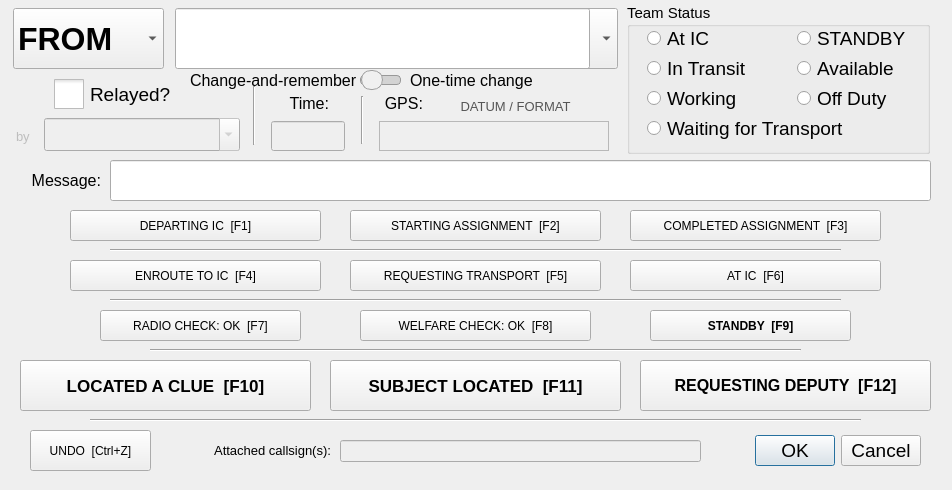
 <widget class="QWidget" name="newEntryWidget">
  <property name="enabled">
   <bool>true</bool>
  </property>
  <property name="geometry">
   <rect>
    <x>0</x>
    <y>0</y>
    <width>952</width>
    <height>490</height>
   </rect>
  </property>
  <property name="contextMenuPolicy">
   <enum>Qt::CustomContextMenu</enum>
  </property>
  <property name="windowTitle">
   <string>Form</string>
  </property>
  <property name="styleSheet">
   <string notr="true"/>
  </property>
  <widget class="QPushButton" name="quickTextButton3">
   <property name="geometry">
    <rect>
     <x>630</x>
     <y>210</y>
     <width>251</width>
     <height>31</height>
    </rect>
   </property>
   <property name="font">
    <font>
     <family>Segoe UI</family>
     <pointsize>9</pointsize>
    </font>
   </property>
   <property name="focusPolicy">
    <enum>Qt::NoFocus</enum>
   </property>
   <property name="text">
    <string>COMPLETED ASSIGNMENT  [F3]</string>
   </property>
   <property name="shortcut">
    <string>F3</string>
   </property>
  </widget>
  <widget class="QPushButton" name="quickTextButton6">
   <property name="geometry">
    <rect>
     <x>360</x>
     <y>310</y>
     <width>231</width>
     <height>31</height>
    </rect>
   </property>
   <property name="font">
    <font>
     <family>Segoe UI</family>
     <pointsize>9</pointsize>
    </font>
   </property>
   <property name="focusPolicy">
    <enum>Qt::NoFocus</enum>
   </property>
   <property name="text">
    <string>WELFARE CHECK: OK  [F8]</string>
   </property>
   <property name="shortcut">
    <string>F8</string>
   </property>
   <property name="checkable">
    <bool>false</bool>
   </property>
   <property name="flat">
    <bool>false</bool>
   </property>
  </widget>
  <widget class="Line" name="line_3">
   <property name="geometry">
    <rect>
     <x>110</x>
     <y>290</y>
     <width>731</width>
     <height>20</height>
    </rect>
   </property>
   <property name="orientation">
    <enum>Qt::Horizontal</enum>
   </property>
  </widget>
  <widget class="QLabel" name="label">
   <property name="geometry">
    <rect>
     <x>0</x>
     <y>140</y>
     <width>101</width>
     <height>81</height>
    </rect>
   </property>
   <property name="font">
    <font>
     <family>Segoe UI</family>
     <pointsize>12</pointsize>
    </font>
   </property>
   <property name="text">
    <string>Message:</string>
   </property>
   <property name="alignment">
    <set>Qt::AlignRight|Qt::AlignTrailing|Qt::AlignVCenter</set>
   </property>
   <property name="wordWrap">
    <bool>true</bool>
   </property>
  </widget>
  <widget class="QPushButton" name="quickTextButton9">
   <property name="geometry">
    <rect>
     <x>20</x>
     <y>360</y>
     <width>291</width>
     <height>51</height>
    </rect>
   </property>
   <property name="font">
    <font>
     <family>Segoe UI</family>
     <pointsize>13</pointsize>
     <weight>75</weight>
     <bold>true</bold>
    </font>
   </property>
   <property name="focusPolicy">
    <enum>Qt::NoFocus</enum>
   </property>
   <property name="text">
    <string>LOCATED A CLUE  [F10]</string>
   </property>
   <property name="shortcut">
    <string>F10</string>
   </property>
  </widget>
  <widget class="QGroupBox" name="statusGroupBox">
   <property name="enabled">
    <bool>true</bool>
   </property>
   <property name="geometry">
    <rect>
     <x>627</x>
     <y>3</y>
     <width>303</width>
     <height>151</height>
    </rect>
   </property>
   <property name="font">
    <font>
     <pointsize>11</pointsize>
    </font>
   </property>
   <property name="title">
    <string>Team Status</string>
   </property>
   <property name="checkable">
    <bool>false</bool>
   </property>
   <widget class="QRadioButton" name="at_icField">
    <property name="enabled">
     <bool>true</bool>
    </property>
    <property name="geometry">
     <rect>
      <x>20</x>
      <y>20</y>
      <width>131</width>
      <height>31</height>
     </rect>
    </property>
    <property name="font">
     <font>
      <family>Segoe UI</family>
      <pointsize>14</pointsize>
     </font>
    </property>
    <property name="focusPolicy">
     <enum>Qt::NoFocus</enum>
    </property>
    <property name="text">
     <string>At IC</string>
    </property>
    <attribute name="buttonGroup">
     <string notr="true">statusButtonGroup</string>
    </attribute>
   </widget>
   <widget class="QRadioButton" name="in_transitField">
    <property name="enabled">
     <bool>true</bool>
    </property>
    <property name="geometry">
     <rect>
      <x>20</x>
      <y>50</y>
      <width>131</width>
      <height>31</height>
     </rect>
    </property>
    <property name="font">
     <font>
      <family>Segoe UI</family>
      <pointsize>14</pointsize>
     </font>
    </property>
    <property name="focusPolicy">
     <enum>Qt::NoFocus</enum>
    </property>
    <property name="text">
     <string>In Transit</string>
    </property>
    <attribute name="buttonGroup">
     <string notr="true">statusButtonGroup</string>
    </attribute>
   </widget>
   <widget class="QRadioButton" name="workingField">
    <property name="enabled">
     <bool>true</bool>
    </property>
    <property name="geometry">
     <rect>
      <x>20</x>
      <y>80</y>
      <width>131</width>
      <height>31</height>
     </rect>
    </property>
    <property name="font">
     <font>
      <family>Segoe UI</family>
      <pointsize>14</pointsize>
     </font>
    </property>
    <property name="focusPolicy">
     <enum>Qt::NoFocus</enum>
    </property>
    <property name="text">
     <string>Working</string>
    </property>
    <attribute name="buttonGroup">
     <string notr="true">statusButtonGroup</string>
    </attribute>
   </widget>
   <widget class="QRadioButton" name="waitingForTransportField">
    <property name="enabled">
     <bool>true</bool>
    </property>
    <property name="geometry">
     <rect>
      <x>20</x>
      <y>110</y>
      <width>251</width>
      <height>31</height>
     </rect>
    </property>
    <property name="font">
     <font>
      <family>Segoe UI</family>
      <pointsize>14</pointsize>
     </font>
    </property>
    <property name="focusPolicy">
     <enum>Qt::NoFocus</enum>
    </property>
    <property name="text">
     <string>Waiting for Transport</string>
    </property>
    <property name="iconSize">
     <size>
      <width>20</width>
      <height>20</height>
     </size>
    </property>
    <attribute name="buttonGroup">
     <string notr="true">statusButtonGroup</string>
    </attribute>
   </widget>
   <widget class="QRadioButton" name="standbyField">
    <property name="geometry">
     <rect>
      <x>170</x>
      <y>20</y>
      <width>141</width>
      <height>31</height>
     </rect>
    </property>
    <property name="sizePolicy">
     <sizepolicy hsizetype="Minimum" vsizetype="Fixed">
      <horstretch>0</horstretch>
      <verstretch>0</verstretch>
     </sizepolicy>
    </property>
    <property name="font">
     <font>
      <family>Segoe UI</family>
      <pointsize>14</pointsize>
      <weight>50</weight>
      <bold>false</bold>
     </font>
    </property>
    <property name="text">
     <string>STANDBY</string>
    </property>
    <attribute name="buttonGroup">
     <string notr="true">statusButtonGroup</string>
    </attribute>
   </widget>
   <widget class="QRadioButton" name="availableField">
    <property name="geometry">
     <rect>
      <x>170</x>
      <y>48</y>
      <width>121</width>
      <height>35</height>
     </rect>
    </property>
    <property name="sizePolicy">
     <sizepolicy hsizetype="Minimum" vsizetype="Fixed">
      <horstretch>0</horstretch>
      <verstretch>0</verstretch>
     </sizepolicy>
    </property>
    <property name="font">
     <font>
      <family>Segoe UI</family>
      <pointsize>14</pointsize>
      <weight>50</weight>
      <bold>false</bold>
     </font>
    </property>
    <property name="text">
     <string>Available</string>
    </property>
    <attribute name="buttonGroup">
     <string notr="true">statusButtonGroup</string>
    </attribute>
   </widget>
   <widget class="QRadioButton" name="availableField_2">
    <property name="geometry">
     <rect>
      <x>170</x>
      <y>80</y>
      <width>150</width>
      <height>31</height>
     </rect>
    </property>
    <property name="sizePolicy">
     <sizepolicy hsizetype="Minimum" vsizetype="Fixed">
      <horstretch>0</horstretch>
      <verstretch>0</verstretch>
     </sizepolicy>
    </property>
    <property name="font">
     <font>
      <family>Segoe UI</family>
      <pointsize>14</pointsize>
      <weight>50</weight>
      <bold>false</bold>
     </font>
    </property>
    <property name="text">
     <string>Off Duty</string>
    </property>
    <attribute name="buttonGroup">
     <string notr="true">statusButtonGroup</string>
    </attribute>
   </widget>
  </widget>
  <widget class="QLabel" name="label_5">
   <property name="enabled">
    <bool>true</bool>
   </property>
   <property name="geometry">
    <rect>
     <x>361</x>
     <y>76</y>
     <width>62</width>
     <height>55</height>
    </rect>
   </property>
   <property name="font">
    <font>
     <family>Segoe UI</family>
     <pointsize>12</pointsize>
    </font>
   </property>
   <property name="text">
    <string>GPS:</string>
   </property>
   <property name="alignment">
    <set>Qt::AlignRight|Qt::AlignTrailing|Qt::AlignVCenter</set>
   </property>
   <property name="wordWrap">
    <bool>true</bool>
   </property>
  </widget>
  <widget class="QComboBox" name="to_fromField">
   <property name="geometry">
    <rect>
     <x>13</x>
     <y>8</y>
     <width>151</width>
     <height>61</height>
    </rect>
   </property>
   <property name="font">
    <font>
     <family>Segoe UI</family>
     <pointsize>24</pointsize>
     <weight>75</weight>
     <bold>true</bold>
    </font>
   </property>
   <item>
    <property name="text">
     <string>FROM</string>
    </property>
   </item>
   <item>
    <property name="text">
     <string>TO</string>
    </property>
   </item>
  </widget>
  <widget class="QPushButton" name="quickTextButton2">
   <property name="geometry">
    <rect>
     <x>350</x>
     <y>210</y>
     <width>251</width>
     <height>31</height>
    </rect>
   </property>
   <property name="font">
    <font>
     <family>Segoe UI</family>
     <pointsize>9</pointsize>
    </font>
   </property>
   <property name="focusPolicy">
    <enum>Qt::NoFocus</enum>
   </property>
   <property name="text">
    <string>STARTING ASSIGNMENT  [F2]</string>
   </property>
   <property name="shortcut">
    <string>F2</string>
   </property>
  </widget>
  <widget class="QPushButton" name="quickTextButton1">
   <property name="geometry">
    <rect>
     <x>70</x>
     <y>210</y>
     <width>251</width>
     <height>31</height>
    </rect>
   </property>
   <property name="font">
    <font>
     <family>Segoe UI</family>
     <pointsize>9</pointsize>
    </font>
   </property>
   <property name="focusPolicy">
    <enum>Qt::NoFocus</enum>
   </property>
   <property name="text">
    <string>DEPARTING IC  [F1]</string>
   </property>
   <property name="iconSize">
    <size>
     <width>32</width>
     <height>32</height>
    </size>
   </property>
   <property name="shortcut">
    <string>F1</string>
   </property>
  </widget>
  <widget class="QLineEditWithDeselect" name="messageField">
   <property name="geometry">
    <rect>
     <x>110</x>
     <y>160</y>
     <width>821</width>
     <height>41</height>
    </rect>
   </property>
   <property name="font">
    <font>
     <family>Courier New</family>
     <pointsize>11</pointsize>
     <weight>75</weight>
     <bold>true</bold>
    </font>
   </property>
   <property name="text">
    <string/>
   </property>
  </widget>
  <widget class="QPushButton" name="quickTextButton5">
   <property name="geometry">
    <rect>
     <x>100</x>
     <y>310</y>
     <width>201</width>
     <height>31</height>
    </rect>
   </property>
   <property name="font">
    <font>
     <family>Segoe UI</family>
     <pointsize>9</pointsize>
    </font>
   </property>
   <property name="focusPolicy">
    <enum>Qt::NoFocus</enum>
   </property>
   <property name="text">
    <string>RADIO CHECK: OK  [F7]</string>
   </property>
   <property name="shortcut">
    <string>F7</string>
   </property>
  </widget>
  <widget class="QPushButton" name="quickTextButton11">
   <property name="geometry">
    <rect>
     <x>640</x>
     <y>360</y>
     <width>291</width>
     <height>51</height>
    </rect>
   </property>
   <property name="font">
    <font>
     <family>Segoe UI</family>
     <pointsize>12</pointsize>
     <weight>75</weight>
     <bold>true</bold>
    </font>
   </property>
   <property name="focusPolicy">
    <enum>Qt::NoFocus</enum>
   </property>
   <property name="text">
    <string>REQUESTING DEPUTY  [F12]</string>
   </property>
   <property name="shortcut">
    <string>F12</string>
   </property>
  </widget>
  <widget class="QDialogButtonBox" name="buttonBox">
   <property name="geometry">
    <rect>
     <x>720</x>
     <y>430</y>
     <width>201</width>
     <height>41</height>
    </rect>
   </property>
   <property name="font">
    <font>
     <family>Segoe UI</family>
     <pointsize>14</pointsize>
     <weight>50</weight>
     <bold>false</bold>
    </font>
   </property>
   <property name="orientation">
    <enum>Qt::Horizontal</enum>
   </property>
   <property name="standardButtons">
    <set>QDialogButtonBox::Cancel|QDialogButtonBox::Ok</set>
   </property>
  </widget>
  <widget class="QPushButton" name="quickTextButton4">
   <property name="geometry">
    <rect>
     <x>630</x>
     <y>260</y>
     <width>251</width>
     <height>31</height>
    </rect>
   </property>
   <property name="font">
    <font>
     <family>Segoe UI</family>
     <pointsize>9</pointsize>
    </font>
   </property>
   <property name="focusPolicy">
    <enum>Qt::NoFocus</enum>
   </property>
   <property name="text">
    <string>AT IC  [F6]</string>
   </property>
   <property name="shortcut">
    <string>F6</string>
   </property>
  </widget>
  <widget class="Line" name="line_4">
   <property name="geometry">
    <rect>
     <x>150</x>
     <y>340</y>
     <width>651</width>
     <height>20</height>
    </rect>
   </property>
   <property name="orientation">
    <enum>Qt::Horizontal</enum>
   </property>
  </widget>
  <widget class="QLabel" name="label_6">
   <property name="geometry">
    <rect>
     <x>276</x>
     <y>93</y>
     <width>53</width>
     <height>21</height>
    </rect>
   </property>
   <property name="font">
    <font>
     <family>Segoe UI</family>
     <pointsize>12</pointsize>
    </font>
   </property>
   <property name="text">
    <string>Time:</string>
   </property>
   <property name="alignment">
    <set>Qt::AlignRight|Qt::AlignTrailing|Qt::AlignVCenter</set>
   </property>
  </widget>
  <widget class="QPushButton" name="quickTextUndoButton">
   <property name="geometry">
    <rect>
     <x>30</x>
     <y>430</y>
     <width>121</width>
     <height>41</height>
    </rect>
   </property>
   <property name="font">
    <font>
     <family>Segoe UI</family>
     <pointsize>9</pointsize>
    </font>
   </property>
   <property name="focusPolicy">
    <enum>Qt::NoFocus</enum>
   </property>
   <property name="styleSheet">
    <string notr="true"/>
   </property>
   <property name="text">
    <string>UNDO  [Ctrl+Z]</string>
   </property>
   <property name="shortcut">
    <string>Ctrl+Z</string>
   </property>
   <property name="checkable">
    <bool>true</bool>
   </property>
   <property name="checked">
    <bool>false</bool>
   </property>
   <property name="flat">
    <bool>false</bool>
   </property>
  </widget>
  <widget class="QLineEdit" name="timeField">
   <property name="enabled">
    <bool>false</bool>
   </property>
   <property name="geometry">
    <rect>
     <x>271</x>
     <y>121</y>
     <width>74</width>
     <height>30</height>
    </rect>
   </property>
   <property name="font">
    <font>
     <family>Segoe UI</family>
     <pointsize>12</pointsize>
    </font>
   </property>
   <property name="focusPolicy">
    <enum>Qt::NoFocus</enum>
   </property>
   <property name="readOnly">
    <bool>false</bool>
   </property>
  </widget>
  <widget class="QLineEdit" name="teamField">
   <property name="geometry">
    <rect>
     <x>175</x>
     <y>8</y>
     <width>415</width>
     <height>61</height>
    </rect>
   </property>
   <property name="font">
    <font>
     <family>Segoe UI</family>
     <pointsize>24</pointsize>
     <weight>75</weight>
     <bold>true</bold>
    </font>
   </property>
   <property name="contextMenuPolicy">
    <enum>Qt::CustomContextMenu</enum>
   </property>
   <property name="toolTip">
    <string>Type a callsign, or, choose from existing callsigns</string>
   </property>
  </widget>
  <widget class="QPushButton" name="quickTextButton7">
   <property name="geometry">
    <rect>
     <x>350</x>
     <y>260</y>
     <width>251</width>
     <height>31</height>
    </rect>
   </property>
   <property name="font">
    <font>
     <family>Segoe UI</family>
     <pointsize>9</pointsize>
    </font>
   </property>
   <property name="focusPolicy">
    <enum>Qt::NoFocus</enum>
   </property>
   <property name="text">
    <string>REQUESTING TRANSPORT  [F5]</string>
   </property>
   <property name="shortcut">
    <string>F5</string>
   </property>
  </widget>
  <widget class="QPushButton" name="quickTextButton8">
   <property name="geometry">
    <rect>
     <x>650</x>
     <y>310</y>
     <width>201</width>
     <height>31</height>
    </rect>
   </property>
   <property name="font">
    <font>
     <family>Segoe UI</family>
     <pointsize>9</pointsize>
     <weight>75</weight>
     <bold>true</bold>
    </font>
   </property>
   <property name="focusPolicy">
    <enum>Qt::NoFocus</enum>
   </property>
   <property name="text">
    <string>STANDBY  [F9]</string>
   </property>
   <property name="shortcut">
    <string>F9</string>
   </property>
   <property name="checkable">
    <bool>false</bool>
   </property>
   <property name="checked">
    <bool>false</bool>
   </property>
  </widget>
  <widget class="QPushButton" name="quickTextButton10">
   <property name="geometry">
    <rect>
     <x>330</x>
     <y>360</y>
     <width>291</width>
     <height>51</height>
    </rect>
   </property>
   <property name="font">
    <font>
     <family>Segoe UI</family>
     <pointsize>13</pointsize>
     <weight>75</weight>
     <bold>true</bold>
    </font>
   </property>
   <property name="text">
    <string>SUBJECT LOCATED  [F11]</string>
   </property>
   <property name="shortcut">
    <string>F11</string>
   </property>
  </widget>
  <widget class="Line" name="line_5">
   <property name="geometry">
    <rect>
     <x>90</x>
     <y>410</y>
     <width>771</width>
     <height>20</height>
    </rect>
   </property>
   <property name="orientation">
    <enum>Qt::Horizontal</enum>
   </property>
  </widget>
  <widget class="QPushButton" name="quickTextButton1_2">
   <property name="geometry">
    <rect>
     <x>70</x>
     <y>260</y>
     <width>251</width>
     <height>31</height>
    </rect>
   </property>
   <property name="font">
    <font>
     <family>Segoe UI</family>
     <pointsize>9</pointsize>
    </font>
   </property>
   <property name="focusPolicy">
    <enum>Qt::NoFocus</enum>
   </property>
   <property name="text">
    <string>ENROUTE TO IC  [F4]</string>
   </property>
   <property name="iconSize">
    <size>
     <width>32</width>
     <height>32</height>
    </size>
   </property>
   <property name="shortcut">
    <string>F4</string>
   </property>
  </widget>
  <widget class="Line" name="line_6">
   <property name="geometry">
    <rect>
     <x>110</x>
     <y>240</y>
     <width>731</width>
     <height>20</height>
    </rect>
   </property>
   <property name="orientation">
    <enum>Qt::Horizontal</enum>
   </property>
  </widget>
  <widget class="QLineEdit" name="attachedField">
   <property name="enabled">
    <bool>false</bool>
   </property>
   <property name="geometry">
    <rect>
     <x>340</x>
     <y>440</y>
     <width>361</width>
     <height>22</height>
    </rect>
   </property>
  </widget>
  <widget class="QLabel" name="label_7">
   <property name="geometry">
    <rect>
     <x>150</x>
     <y>430</y>
     <width>181</width>
     <height>41</height>
    </rect>
   </property>
   <property name="font">
    <font>
     <family>Segoe UI</family>
     <pointsize>10</pointsize>
    </font>
   </property>
   <property name="text">
    <string>Attached callsign(s):</string>
   </property>
   <property name="alignment">
    <set>Qt::AlignRight|Qt::AlignTrailing|Qt::AlignVCenter</set>
   </property>
  </widget>
  <widget class="QTextEdit" name="radioLocField">
   <property name="enabled">
    <bool>false</bool>
   </property>
   <property name="geometry">
    <rect>
     <x>379</x>
     <y>121</y>
     <width>230</width>
     <height>30</height>
    </rect>
   </property>
   <property name="font">
    <font>
     <family>Segoe UI</family>
     <pointsize>12</pointsize>
    </font>
   </property>
   <property name="focusPolicy">
    <enum>Qt::NoFocus</enum>
   </property>
   <property name="verticalScrollBarPolicy">
    <enum>Qt::ScrollBarAlwaysOff</enum>
   </property>
   <property name="horizontalScrollBarPolicy">
    <enum>Qt::ScrollBarAlwaysOff</enum>
   </property>
  </widget>
  <widget class="QComboBox" name="teamComboBox">
   <property name="enabled">
    <bool>true</bool>
   </property>
   <property name="geometry">
    <rect>
     <x>291</x>
     <y>8</y>
     <width>327</width>
     <height>61</height>
    </rect>
   </property>
   <property name="font">
    <font>
     <family>Segoe UI</family>
     <pointsize>14</pointsize>
    </font>
   </property>
   <property name="frame">
    <bool>true</bool>
   </property>
  </widget>
  <widget class="QComboBox" name="relayedByComboBox">
   <property name="enabled">
    <bool>false</bool>
   </property>
   <property name="geometry">
    <rect>
     <x>44</x>
     <y>118</y>
     <width>196</width>
     <height>33</height>
    </rect>
   </property>
   <property name="font">
    <font>
     <family>Segoe UI</family>
     <pointsize>12</pointsize>
     <weight>50</weight>
     <italic>false</italic>
     <bold>false</bold>
    </font>
   </property>
   <property name="styleSheet">
    <string notr="true">font: 12pt &quot;Segoe UI&quot;</string>
   </property>
   <property name="editable">
    <bool>true</bool>
   </property>
   <property name="insertPolicy">
    <enum>QComboBox::NoInsert</enum>
   </property>
  </widget>
  <widget class="QLabel" name="relayedByLabel">
   <property name="enabled">
    <bool>false</bool>
   </property>
   <property name="geometry">
    <rect>
     <x>16</x>
     <y>126</y>
     <width>57</width>
     <height>20</height>
    </rect>
   </property>
   <property name="font">
    <font>
     <family>Segoe UI</family>
     <pointsize>10</pointsize>
    </font>
   </property>
   <property name="text">
    <string>by</string>
   </property>
  </widget>
  <widget class="QLabel" name="datumFormatLabel">
   <property name="geometry">
    <rect>
     <x>424</x>
     <y>96</y>
     <width>183</width>
     <height>20</height>
    </rect>
   </property>
   <property name="font">
    <font>
     <family>Segoe UI</family>
     <pointsize>10</pointsize>
    </font>
   </property>
   <property name="styleSheet">
    <string notr="true">QLabel{color:#555}</string>
   </property>
   <property name="text">
    <string>DATUM / FORMAT</string>
   </property>
   <property name="alignment">
    <set>Qt::AlignCenter</set>
   </property>
  </widget>
  <widget class="Line" name="line">
   <property name="geometry">
    <rect>
     <x>342</x>
     <y>96</y>
     <width>40</width>
     <height>48</height>
    </rect>
   </property>
   <property name="orientation">
    <enum>Qt::Vertical</enum>
   </property>
  </widget>
  <widget class="Line" name="line_2">
   <property name="geometry">
    <rect>
     <x>232</x>
     <y>86</y>
     <width>44</width>
     <height>59</height>
    </rect>
   </property>
   <property name="orientation">
    <enum>Qt::Vertical</enum>
   </property>
  </widget>
  <widget class="QCheckBox" name="relayedCheckBox">
   <property name="geometry">
    <rect>
     <x>54</x>
     <y>75</y>
     <width>140</width>
     <height>39</height>
    </rect>
   </property>
   <property name="font">
    <font>
     <family>Segoe UI</family>
     <pointsize>14</pointsize>
    </font>
   </property>
   <property name="styleSheet">
    <string notr="true">QCheckBox::indicator {
     width: 30px;
     height: 30px;
 }

  QCheckBox::indicator:checked
  {
    image: url(:/radiolog_ui/icons/checkbox_checked_30x30_turquoise.png);
  }
  QCheckBox::indicator:unchecked
  {
    image: url(:/radiolog_ui/icons/checkbox_unchecked_30x30.png);
  }
  QCheckBox::indicator:checked:hover
  {
    image: url(:/radiolog_ui/icons/checkbox_checked_30x30_turquoise.png);
  }
  QCheckBox::indicator:unchecked:hover
  {
    image: url(:/radiolog_ui/icons/checkbox_unchecked_30x30.png);
  }
  QCheckBox::indicator:checked:pressed
  {
    image: url(:/radiolog_ui/icons/checkbox_checked_30x30_turquoise.png);
  }
  QCheckBox::indicator:unchecked:pressed
  {
    image: url(:/radiolog_ui/icons/checkbox_unchecked_30x30.png);
  }
  QCheckBox::indicator:checked:disabled
  {
    image: url(:/radiolog_ui/icons/checkbox_checked_30x30_turquoise.png);
  }</string>
   </property>
   <property name="text">
    <string>Relayed?</string>
   </property>
   <property name="iconSize">
    <size>
     <width>30</width>
     <height>30</height>
    </size>
   </property>
   <property name="checkable">
    <bool>true</bool>
   </property>
   <property name="checked">
    <bool>false</bool>
   </property>
  </widget>
  <widget class="QSlider" name="callsignChangeSlider">
   <property name="geometry">
    <rect>
     <x>360</x>
     <y>70</y>
     <width>41</width>
     <height>21</height>
    </rect>
   </property>
   <property name="styleSheet">
    <string notr="true">QSlider::groove:horizontal {
    border: 1px solid #999999;
    height: 8px; /* the groove expands to the size of the slider height - the border and padding */
    background: #d3d3d3;
    margin: 2px 0;
    border-radius: 4px; /* Rounded corners for the groove */
}

QSlider::handle:horizontal {
    background: #f0f0f0;
    border: 1px solid #a0a0a0;
    width: 20px;
    margin: -6px 0; /* handle is placed off center to make the handle look bigger than the groove */
    border-radius: 10px; /* Rounded corners for the handle */
}</string>
   </property>
   <property name="maximum">
    <number>1</number>
   </property>
   <property name="pageStep">
    <number>1</number>
   </property>
   <property name="orientation">
    <enum>Qt::Horizontal</enum>
   </property>
  </widget>
  <widget class="QLabel" name="callsignChangeLabel1">
   <property name="geometry">
    <rect>
     <x>190</x>
     <y>70</y>
     <width>171</width>
     <height>20</height>
    </rect>
   </property>
   <property name="font">
    <font>
     <family>Segoe UI</family>
     <pointsize>12</pointsize>
    </font>
   </property>
   <property name="text">
    <string>Change-and-remember</string>
   </property>
  </widget>
  <widget class="QLabel" name="callsignChangeLabel2">
   <property name="geometry">
    <rect>
     <x>410</x>
     <y>70</y>
     <width>171</width>
     <height>20</height>
    </rect>
   </property>
   <property name="font">
    <font>
     <family>Segoe UI</family>
     <pointsize>12</pointsize>
    </font>
   </property>
   <property name="text">
    <string>One-time change</string>
   </property>
  </widget>
  <zorder>teamComboBox</zorder>
  <zorder>quickTextButton3</zorder>
  <zorder>quickTextButton6</zorder>
  <zorder>line_3</zorder>
  <zorder>label</zorder>
  <zorder>quickTextButton9</zorder>
  <zorder>statusGroupBox</zorder>
  <zorder>label_5</zorder>
  <zorder>to_fromField</zorder>
  <zorder>quickTextButton2</zorder>
  <zorder>quickTextButton1</zorder>
  <zorder>messageField</zorder>
  <zorder>quickTextButton5</zorder>
  <zorder>quickTextButton11</zorder>
  <zorder>buttonBox</zorder>
  <zorder>quickTextButton4</zorder>
  <zorder>line_4</zorder>
  <zorder>label_6</zorder>
  <zorder>quickTextUndoButton</zorder>
  <zorder>timeField</zorder>
  <zorder>teamField</zorder>
  <zorder>quickTextButton7</zorder>
  <zorder>quickTextButton8</zorder>
  <zorder>quickTextButton10</zorder>
  <zorder>line_5</zorder>
  <zorder>quickTextButton1_2</zorder>
  <zorder>line_6</zorder>
  <zorder>attachedField</zorder>
  <zorder>label_7</zorder>
  <zorder>radioLocField</zorder>
  <zorder>relayedByComboBox</zorder>
  <zorder>relayedByLabel</zorder>
  <zorder>datumFormatLabel</zorder>
  <zorder>line</zorder>
  <zorder>line_2</zorder>
  <zorder>relayedCheckBox</zorder>
  <zorder>callsignChangeSlider</zorder>
  <zorder>callsignChangeLabel1</zorder>
  <zorder>callsignChangeLabel2</zorder>
 </widget>
